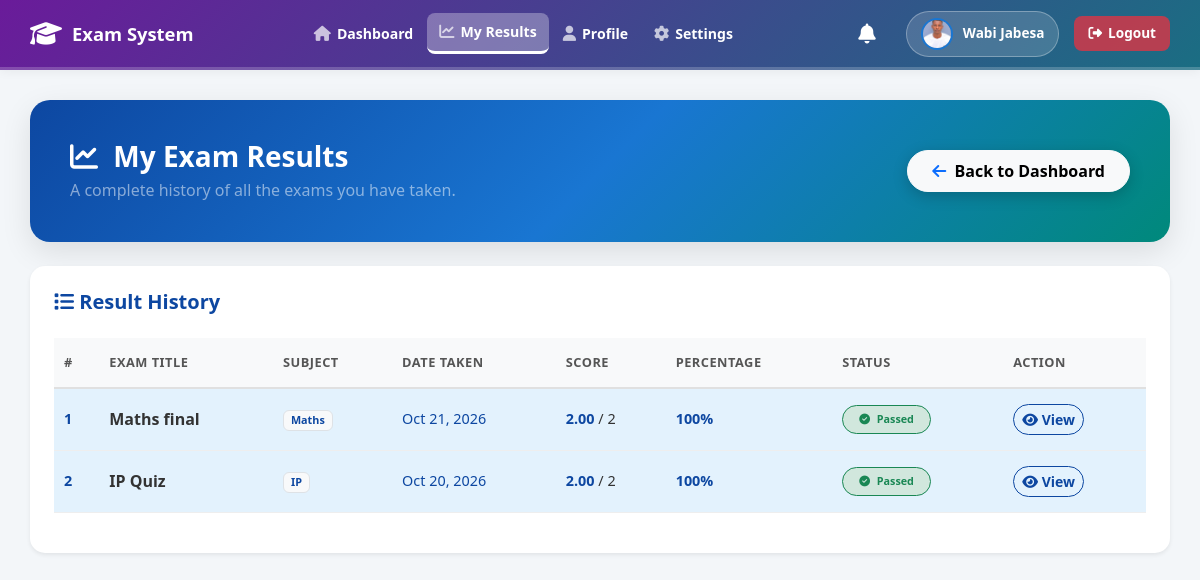
Screenshot of /student/my_results.php (signed in) with the database file from the repository.
### tables this page shows
CREATE TABLE `users` (
  `user_id` int(11) NOT NULL,
  `name` varchar(100) NOT NULL,
  `email` varchar(100) NOT NULL,
  `username` varchar(50) NOT NULL,
  `password` varchar(255) NOT NULL,
  `role` varchar(20) NOT NULL,
  `status` varchar(10) DEFAULT 'Active',
  `created_at` datetime DEFAULT current_timestamp(),
  `profile_image` varchar(255) DEFAULT NULL
);

CREATE TABLE `attempts` (
  `attempt_id` int(11) NOT NULL,
  `student_id` int(11) NOT NULL,
  `exam_id` int(11) NOT NULL,
  `start_time` datetime DEFAULT current_timestamp(),
  `end_time` datetime DEFAULT NULL,
  `score` decimal(5,2) DEFAULT NULL,
  `status` varchar(20) DEFAULT 'In Progress'
);

CREATE TABLE `exams` (
  `exam_id` int(11) NOT NULL,
  `title` varchar(100) NOT NULL,
  `subject` varchar(100) NOT NULL,
  `exam_type` varchar(50) NOT NULL,
  `duration_minutes` int(11) NOT NULL,
  `start_time` datetime NOT NULL,
  `end_time` datetime NOT NULL,
  `description` text DEFAULT NULL,
  `created_by` int(11) NOT NULL,
  `created_at` datetime DEFAULT current_timestamp(),
  `status` varchar(20) DEFAULT 'Draft',
  `total_questions` int(11) DEFAULT 0
);

### student/my_results.php (the view, shortened to what this page needs)
<?php
require_once ROOT_PATH . '/db_connect.php';
include ROOT_PATH . '/includes/header.php';
$student_id = $_SESSION['user_id'];
$results = $conn->query("
    SELECT a.*, e.title, e.subject,
    (SELECT IFNULL(SUM(marks), 0) FROM questions q WHERE q.exam_id = e.exam_id) as total_marks
    FROM attempts a
    JOIN exams e ON a.exam_id = e.exam_id
    WHERE a.student_id = $student_id AND a.status = 'Completed'
    ORDER BY a.end_time DESC
");
?>
<div class="main-content">
    <div class="page-header-box mb-4">
        <div class="hero-content position-relative" style="z-index: 2;">
            <div class="d-flex justify-content-between align-items-center">
                <div>
                    <h3 class="fw-bold mb-1 text-white"><i class="fas fa-chart-line me-2"></i> My Exam Results</h3>
                    <p class="text-white-50 mb-0">A complete history of all the exams you have taken.</p>
                </div>
                <a href="dashboard.php" class="btn btn-light fw-bold px-4 py-2" style="border-radius: 30px; box-shadow: 0 4px 15px rgba(0,0,0,0.2);">
                    <i class="fas fa-arrow-left text-primary me-1"></i> Back to Dashboard
                </a>
            </div>
        </div>
    </div>
    <div class="card p-4 shadow-sm no-hover" style="background-color: #ffffff !important; border-radius: 15px;">
        <h5 class="fw-bold mb-4" style="color: #0d47a1 !important;"><i class="fas fa-list"></i> Result History</h5>
        <div class="table-responsive">
            <table class="table custom-table align-middle" id="resultsTable">
                <thead>
                    <tr>
                        <th>#</th>
                        <th>Exam Title</th>
                        <th>Subject</th>
                        <th>Date Taken</th>
                        <th>Score</th>
                        <th>Percentage</th>
                        <th>Status</th>
                        <th>Action</th>
                    </tr>
                </thead>
                <tbody>
                    <?php
                    if ($results->num_rows > 0) {
                        $i = 1;
                        while ($r = $results->fetch_assoc()) {
                            $percent = ($r['total_marks'] > 0) ? round(($r['score'] / $r['total_marks']) * 100) : 0;
                            $passed = $percent >= 50;
                            $status_badge = $passed
                                ? '<span class="badge bg-success bg-opacity-10 text-success px-3 py-2 rounded-pill border border-success"><i class="fas fa-check-circle me-1"></i> Passed</span>'
                                : '<span class="badge bg-danger bg-opacity-10 text-danger px-3 py-2 rounded-pill border border-danger"><i class="fas fa-times-circle me-1"></i> Failed</span>';
                    ?>
                        <tr>
                            <td class="fw-bold text-muted"><?php echo $i++; ?></td>
                            <td>
                                <strong style="color: #333 !important; font-size: 1rem;"><?php echo htmlspecialchars($r['title']); ?></strong>
                            </td>
                            <td><span class="badge bg-light text-dark border"><?php echo htmlspecialchars($r['subject']); ?></span></td>
                            <td class="text-muted small"><?php echo date('M d, Y', strtotime($r['end_time'])); ?></td>
                            <td style="color: #333 !important;"><strong><?php echo $r['score']; ?></strong> / <?php echo $r['total_marks']; ?></td>
                            <td>
                                <strong class="<?php echo $passed ? 'text-success' : 'text-danger'; ?>">
                                    <?php echo $percent; ?>%
                                </strong>
                            </td>
                            <td><?php echo $status_badge; ?></td>
                            <td>
                                <a href="view_result.php?attempt_id=<?php echo $r['attempt_id']; ?>" class="btn btn-sm btn-outline-primary" style="border-radius: 20px;">
                                    <i class="fas fa-eye"></i> View
                                </a>
                            </td>
                        </tr>
                    <?php } } else {
                        echo "<tr><td colspan='8' class='text-center text-muted py-5'>
                                <i class='fas fa-folder-open fa-3x mb-3 d-block' style='opacity: 0.3;'></i>
                                You haven't taken any exams yet.
                              </td></tr>";
                    } ?>
                </tbody>
            </table>
        </div>
    </div>
</div>
<?php include ROOT_PATH . '/includes/footer.php'; ?>

### includes/header.php (shortened to what this page needs)
<?php
$header_img = null;
if (isset($conn) && isset($_SESSION['user_id'])) {
    $header_uid = $_SESSION['user_id'];
    $header_img_q = $conn->query("SELECT profile_image FROM users WHERE user_id = $header_uid");
    $header_img = ($header_img_q && $header_img_q->num_rows > 0) ? $header_img_q->fetch_assoc()['profile_image'] : null;
}
$base_path = (strpos($_SERVER['PHP_SELF'], '/admin/') !== false ||
              strpos($_SERVER['PHP_SELF'], '/teacher/') !== false ||
              strpos($_SERVER['PHP_SELF'], '/student/') !== false ||
              strpos($_SERVER['PHP_SELF'], '/shared/') !== false) ? "../" : "";
?>
<!DOCTYPE html>
<html lang="en">
<head>
    <link href="https://cdn.jsdelivr.net/npm/bootstrap@5.3.0/dist/css/bootstrap.min.css" rel="stylesheet">
    <link rel="stylesheet" href="https://cdnjs.cloudflare.com/ajax/libs/font-awesome/6.4.0/css/all.min.css">
</head>
<body>
<div class="top-navbar">
    <a href="<?php echo $base_path; ?>index.php" class="nav-brand">
        <i class="fas fa-graduation-cap"></i> Exam System
    </a>
    <div class="nav-menu">
        <?php include ROOT_PATH . '/includes/sidebar.php'; ?>
    </div>
    <div class="user-menu">
        <div class="nav-dropdown" style="margin-right: 10px;">
            <a href="#" class="dropdown-toggle bell-icon" data-bs-toggle="dropdown" aria-expanded="false" style="text-decoration: none; color: #555; position: relative; padding: 5px;">
                <i class="fas fa-bell fa-lg"></i>
            </a>
        </div>
        <div class="user-badge">
            <?php if (!empty($header_img)): ?>
                <img src="<?php echo $base_path; ?>assets/uploads/<?php echo htmlspecialchars($header_img); ?>" alt="Profile">
            <?php else: ?>
                <i class="fas fa-user-circle"></i>
            <?php endif; ?>
            <span><?php echo htmlspecialchars($_SESSION['name']); ?></span>
        </div>
        <a href="<?php echo $base_path; ?>logout.php" class="logout-btn">
            <i class="fas fa-sign-out-alt"></i> Logout
        </a>
    </div>
</div>

### student/my_results.php (style rules this page uses)
body { background-color: #f3f6f9 !important; }
.page-header-box { position: relative; border-radius: 20px; overflow: hidden; padding: 40px; box-shadow: 0 10px 30px rgba(0,0,0,0.1); background: linear-gradient(135deg, #0d47a1, #1976d2, #00897b); }
.custom-table th { font-weight: 700; font-size: 0.8rem; color: #555 !important; border-top: none; text-transform: uppercase; letter-spacing: 0.5px; padding: 15px 10px; background-color: #f8f9fa !important; }
.custom-table td { font-size: 0.9rem; vertical-align: middle; padding: 15px 10px; border-bottom: 1px solid #eee; background-color: #e3f2fd !important; color: #0d47a1 !important; transition: all 0.3s ease; }
.custom-table td strong, .custom-table td small, .custom-table td span, .custom-table td a { color: #0d47a1 !important; }
.custom-table td .badge.bg-success { color: #198754 !important; background-color: #d1e7dd !important; }
.custom-table td .btn-outline-primary { color: #0d47a1 !important; border-color: #0d47a1 !important; }

### rows the page displays
users: profile_image (picture)
attempts: exam.title "Maths final", exam.subject "Maths", end_time "Oct 21, 2026", score "2.00", total_marks "2", percent "100", shows "Passed"
attempts: exam.title "IP Quiz", exam.subject "IP", end_time "Oct 20, 2026", score "2.00", total_marks "2", percent "100", shows "Passed"

### other values shown
$_SESSION['name'] "Wabi Jabesa"
